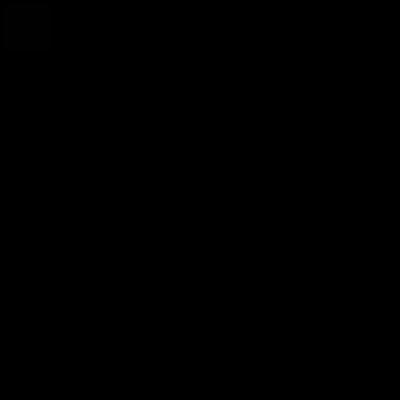
Frame 1 (no input)
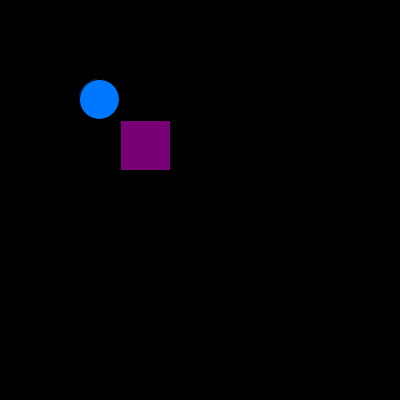
Frame 60 (the mouse pressed at the canvas centre just before this capture)
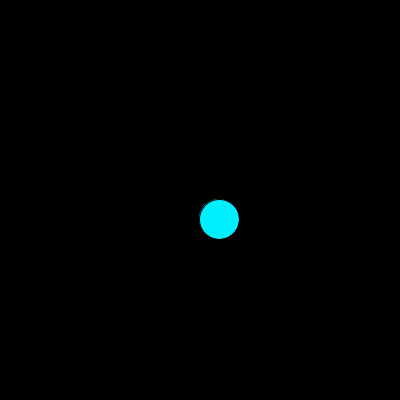
Frame 120 (the mouse held since frame 60 and released just before this capture)

The Processing sketch that drew these frames (run headless with seeded random() and noise(); from frame 60 on, the mouse is pressed at the canvas centre):

// Processing sketch: processing_71776
// ── processing_71776.pde

//help from jaboston.com/tutorials
int moveY, moveX, myX, myY;
void setup () {
  moveY = 0;
  moveX = 0;
  myX = (moveX);
  myY = (moveY);
  size(400,400);
  
}


void draw(){
   background(0);
  fill(moveX+250,0,50);
  ellipse(moveX,moveY,40,40);
  moveY++;
  moveX++;
  if(moveY+40 >= height) {
    moveY=myY+40;
    if(moveX+40>= width){
      moveX=myX+40;
    }
  }
  background(0);
  fill(moveY*(1/3),moveX,moveX*4);
  ellipse(moveX-20,moveY-20,40,40);
  moveY++;
  moveX++;
  if(moveY+40==height) {
    moveY=moveX;
    if(moveX+40==width){
      moveX=moveY;
    }
  }
   if(mousePressed== true){
    fill(moveY-50,moveX,moveY+500);
  } else {
    fill(moveY,1,moveX);
    rect(moveY,moveX,50,50);
    if(moveY>height+10){
      moveY=mouseY*(1/3);
      if(moveX>width+90)
      moveX=moveX*1/3;
    }
  }
}
